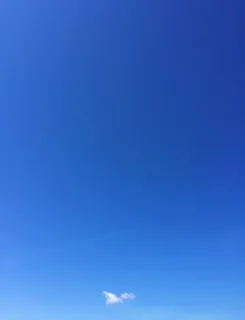
#> input picture opencv/sky.webp, 245 x 320 px
$ python pyramid.py
#> lines starting #> are read from the running program, lines starting #| are printed output that depends on the picture; after the words box and inside, x2 and y2 are one past the last pixel; in counts of white or black regions, pixels touching at a corner belong together
import cv2
import numpy as np


def gaussian_pyramid(img, num_levels):
    lower = img.copy()
    gaussian_pyr = [lower]
    for i in range(num_levels):
        lower = cv2.pyrDown(lower)
        gaussian_pyr.append(np.float32(lower))
    return gaussian_pyr


def laplacian_pyramid(gaussian_pyr):
    laplacian_top = gaussian_pyr[-1]
    num_levels = len(gaussian_pyr) - 1

    laplacian_pyr = [laplacian_top]
    for i in range(num_levels, 0, -1):
        size = (gaussian_pyr[i - 1].shape[1], gaussian_pyr[i - 1].shape[0])
        gaussian_expanded = cv2.pyrUp(gaussian_pyr[i], dstsize=size)
        laplacian = np.subtract(gaussian_pyr[i - 1], gaussian_expanded)
        laplacian_pyr.append(laplacian)
    return laplacian_pyr


def blend(laplacian_A, laplacian_B, mask_pyr):
    LS = []
    for la, lb, mask in zip(laplacian_A, laplacian_B, mask_pyr):
        ls = lb * mask + la * (1.0 - mask)
        LS.append(ls)
    return LS


def reconstruct(laplacian_pyr):
    laplacian_top = laplacian_pyr[0]
    laplacian_lst = [laplacian_top]
    num_levels = len(laplacian_pyr) - 1
    for i in range(num_levels):
        size = (laplacian_pyr[i + 1].shape[1], laplacian_pyr[i + 1].shape[0])
        laplacian_expanded = cv2.pyrUp(laplacian_top, dstsize=size)
        laplacian_top = cv2.add(laplacian_pyr[i + 1], laplacian_expanded)
        laplacian_lst.append(laplacian_top)
    return laplacian_lst


if __name__ == '__main__':
    img1 = cv2.imread('sky.webp')
#> img1 is the input picture: shape (320, 245, 3); mean B, G, R 199.4, 106.2, 50.7
    img1 = cv2.resize(img1, (1280, 720))
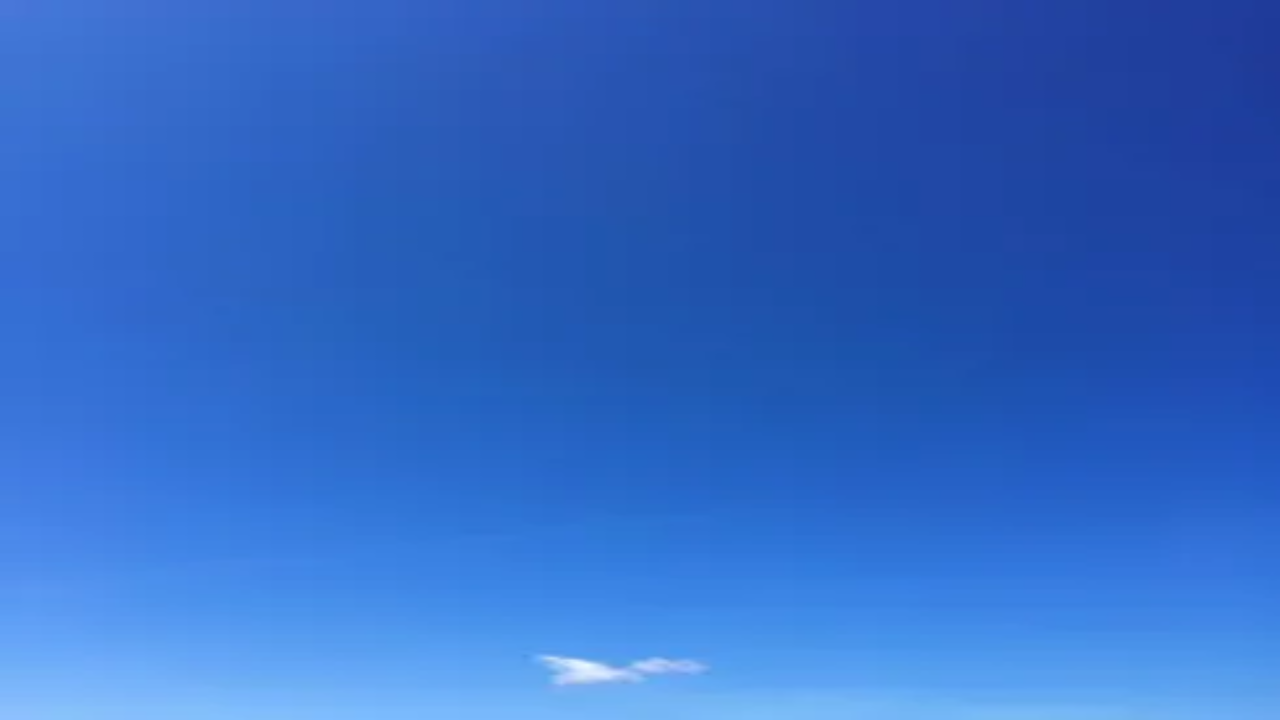
#> img1: shape (720, 1280, 3); mean B, G, R 199.3, 106.2, 50.7
    img2 = cv2.imread('helicopter.jpg')
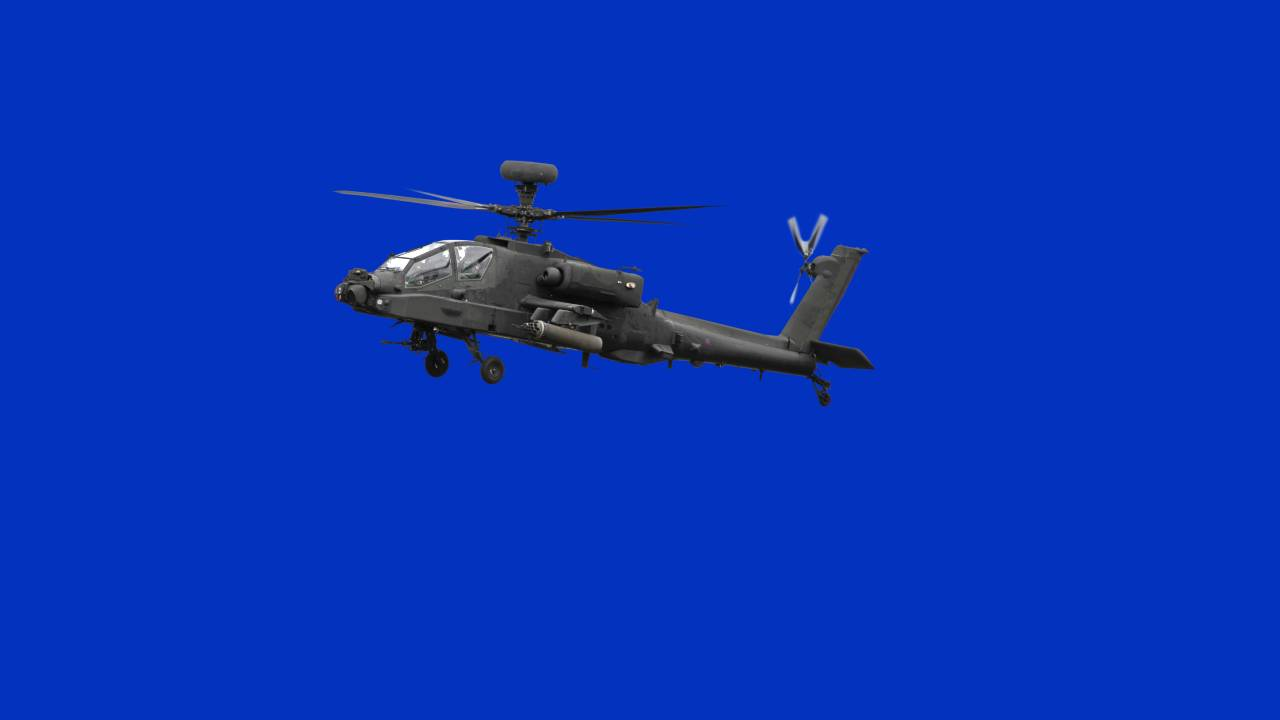
#> input picture opencv/helicopter.jpg, 1280 x 720 px
#> img2 is the input picture: shape (720, 1280, 3); mean B, G, R 184, 51, 6.3
    img2 = cv2.resize(img2, (1280, 720))

    mask = np.zeros((720, 1280, 3), dtype='float32')
    mask[155:410, 320:870, :] = (1, 1, 1)

    num_levels = 7

    gaussian_pyr_1 = gaussian_pyramid(img1, num_levels)
#> after the loop in gaussian_pyramid, `for i in range(num_levels):`: gaussian_pyr = 8 items
#> gaussian_pyr_1 = 8 items
    laplacian_pyr_1 = laplacian_pyramid(gaussian_pyr_1)
#> in laplacian_pyramid, `num_levels = len(gaussian_pyr) - 1`: num_levels = 7
#> the loop in laplacian_pyramid, `for i in range(num_levels, 0, -1):` made 7 passes
#> pass 3, in laplacian_pyramid, `laplacian = np.subtract(gaussian_pyr[i - 1], gaussian_expanded)`:
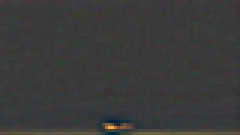
#> laplacian: shape (45, 80, 3) float32 (shown 3 times larger); mean of channels 0, 1, 2 0, 0.1, 0.1; drawn with min black and max white
#> after the loop in laplacian_pyramid, `for i in range(num_levels, 0, -1):`: laplacian_pyr = 8 items
#> laplacian_pyr_1 = 8 items
    gaussian_pyr_2 = gaussian_pyramid(img2, num_levels)
#> gaussian_pyr_2 = 8 items
    laplacian_pyr_2 = laplacian_pyramid(gaussian_pyr_2)
#> laplacian_pyr_2 = 8 items
    mask_pyr_final = gaussian_pyramid(mask, num_levels)
#> the loop in gaussian_pyramid (call 3), `for i in range(num_levels):` made 7 passes
#> pass 2, in gaussian_pyramid (call 3), `lower = cv2.pyrDown(lower)`:
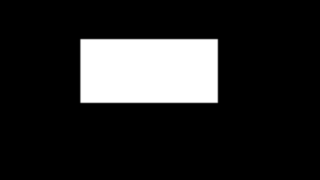
#> lower: shape (180, 320, 3) float32; min 0, max 1, mean 0.152
#> mask_pyr_final = 8 items
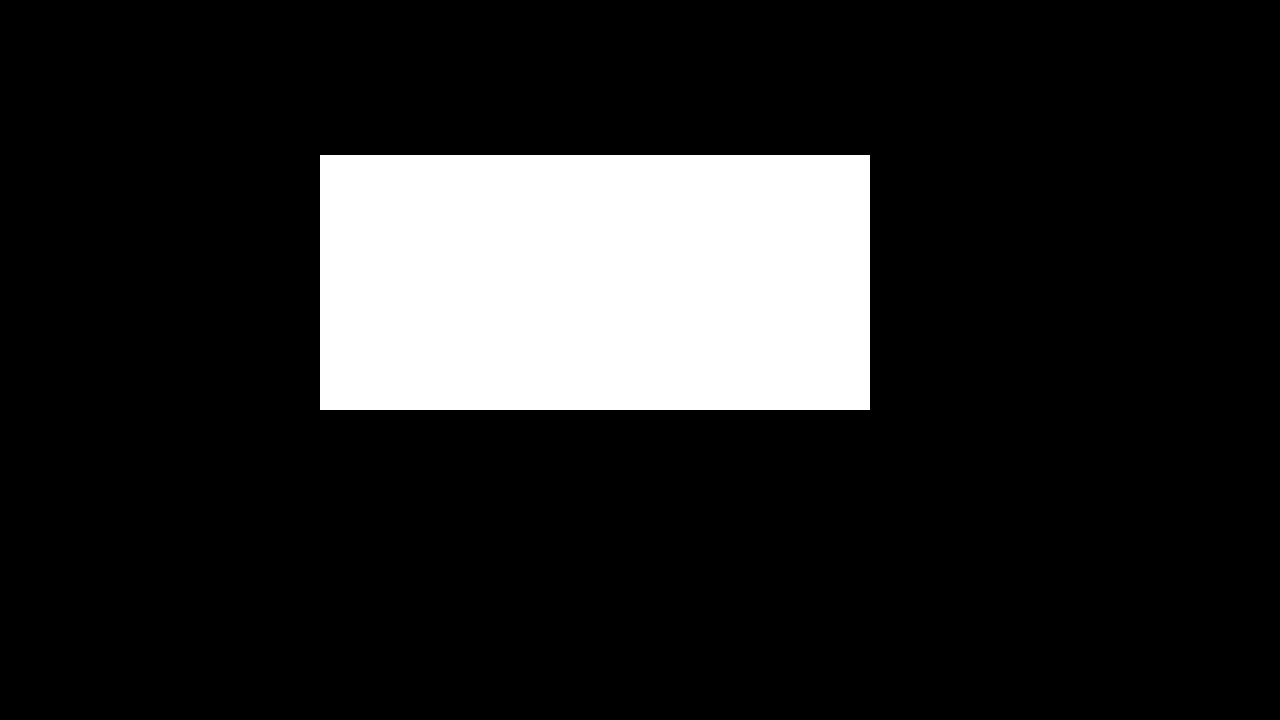
#> mask: shape (720, 1280, 3) float32; values 0 (black) and 1 (white), 15.2% white; 1 white region, box (x1, y1, x2, y2) and area: (320, 155, 870, 410) 140250
    mask_pyr_final.reverse()
    add_laplace = blend(laplacian_pyr_1, laplacian_pyr_2, mask_pyr_final)
#> the loop in blend, `for la, lb, mask in zip(laplacian_A, laplacian_B, mask_pyr):` made 8 passes
#> pass 3, in blend, `ls = lb * mask + la * (1.0 - mask)`:
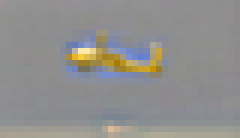
#> ls: shape (23, 40, 3) float32 (shown 6 times larger); mean of channels 0, 1, 2 -0.3, 0.3, 0.6; drawn with min black and max white
#> add_laplace = 8 items
    final = reconstruct(add_laplace)
#> in reconstruct, `num_levels = len(laplacian_pyr) - 1`: num_levels = 7
#> after the loop in reconstruct, `for i in range(num_levels):`:
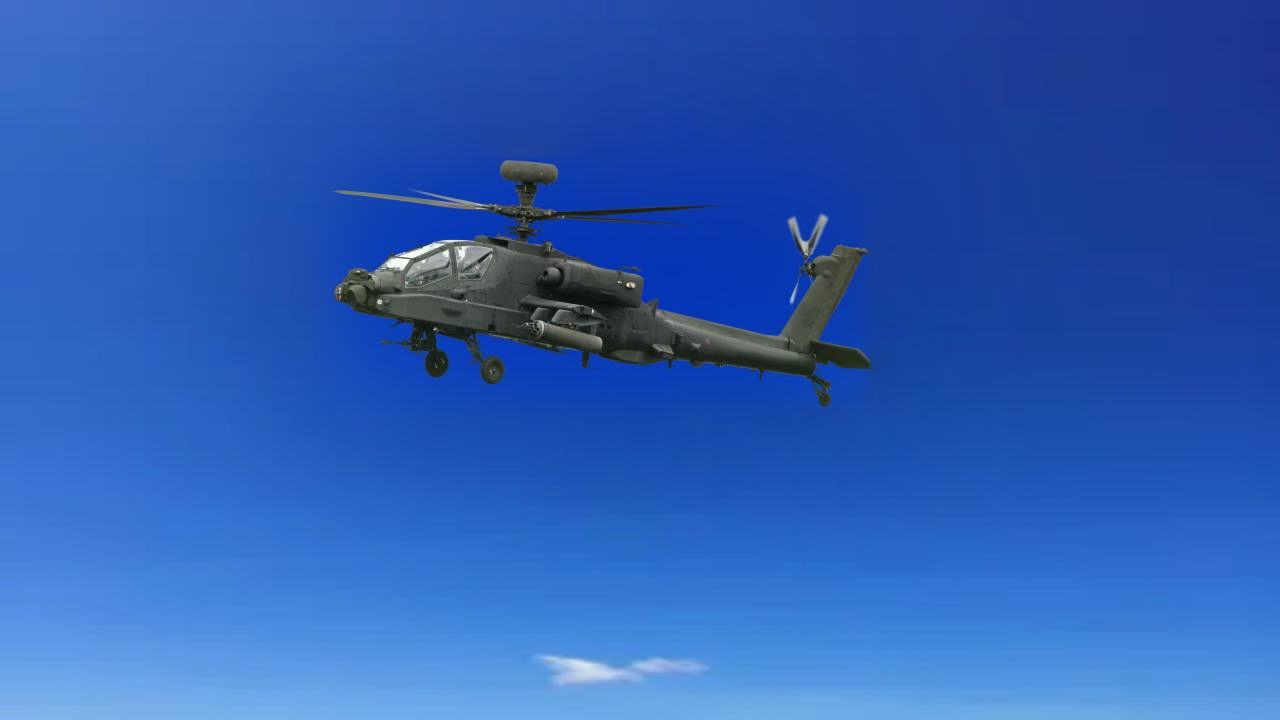
#> laplacian_top: shape (720, 1280, 3) float32; mean of channels 0, 1, 2 194.9, 101.3, 49.1; drawn with min black and max white
#> after the loop in reconstruct, `for i in range(num_levels):`: laplacian_lst = 8 items
#> final = 8 items
    cv2.imwrite('laplacian_res.jpg', final[num_levels])
